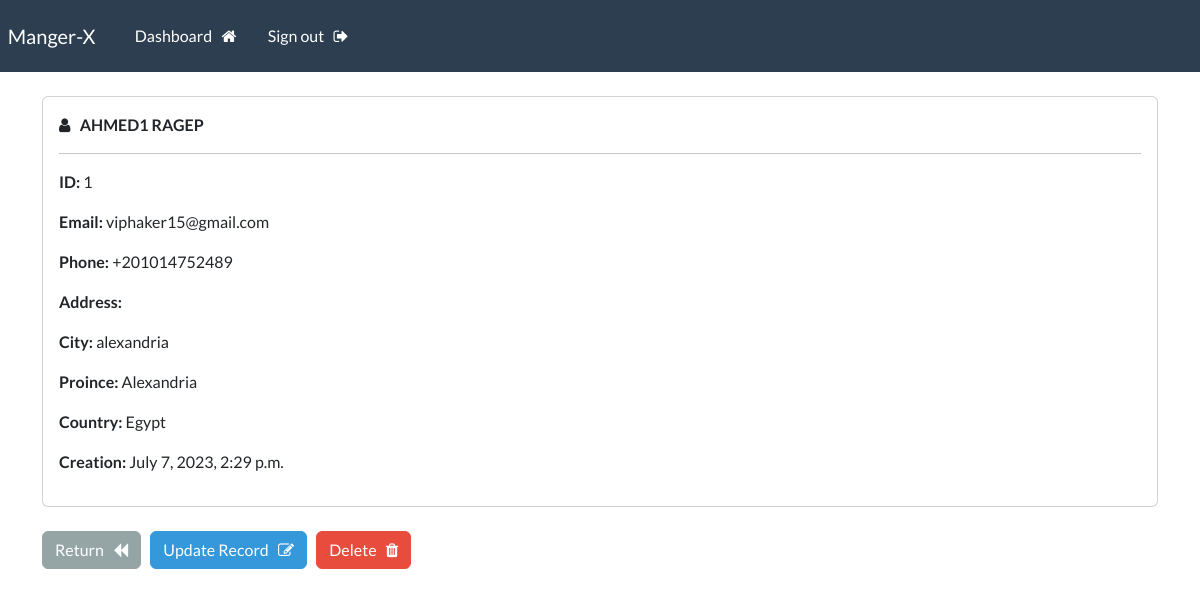
The app's page /view_record/1 (signed in) with its own data.
### webapp/models.py (models this page shows, shortened)
class Record(models.Model):
    creation_date = models.DateTimeField(auto_now_add=True)
    firstname = models.CharField(max_length=200)
    lastname = models.CharField(max_length=200)
    email = models.CharField(max_length=200)
    phone = models.CharField(max_length=200)
    address = models.CharField(max_length=2100)
    city = models.CharField(max_length=200)
    province = models.CharField(max_length=200)
    country = models.CharField(max_length=200)

### webapp/views.py (the view)
# urls.py: path('view_record/<int:pk>', views.view_record, name='view_record'),
@login_required(login_url='webapp:login')
def view_record(request,pk):
    record = get_object_or_404(Record, id=pk)
    return render(request,"view_record.html", {'record' : record })

### webapp/templates/view_record.html (shortened to what this page needs)
{% extends 'base.html' %}
{% block content %}
  <div class="card">
    <div class="card-body">
      <i class="fa fa-user" aria-hidden="true"></i> &nbsp;
      <strong>
        {{record.firstname|upper}}
        {{record.lastname|upper}}
      </strong>
      <hr>
      <p><strong>ID: </strong> {{record.id}}</p>
      <p><strong>Email: </strong> {{record.email}}</p>
      <p><strong>Phone: </strong> {{record.phone}}</p>
      <p><strong>Address: </strong> {{record.Address}}</p>
      <p><strong>City: </strong> {{record.city}}</p>
      <p><strong>Proince: </strong> {{record.province}}</p>
      <p><strong>Country: </strong> {{record.country}}</p>
      <p><strong>Creation: </strong> {{record.creation_date}}</p>
    </div>
  </div>
  <br>
  <a class="btn btn-secondary" href="{% url 'webapp:dashboard' %}">Return &nbsp; <i class="fa fa-backward" aria-hidden="true"></i></a>
  <a class="btn btn-info" href="{% url 'webapp:update_record' record.id %}">Update Record &nbsp; <i class="fa fa-pencil-square-o" aria-hidden="true"></i></a>
  <a class="btn btn-danger" href="{% url 'webapp:delete_record' record.id %}">Delete &nbsp; <i class="fa fa-trash" aria-hidden="true"></i></a>
{% endblock content %}

### records on screen
Record: firstname "AHMED1", lastname "RAGEP", id "1", email "viphaker15@gmail.com", phone "+201014752489", city "alexandria", province "Alexandria", country "Egypt", creation_date "July 7, 2023, 2:29 p.m."
